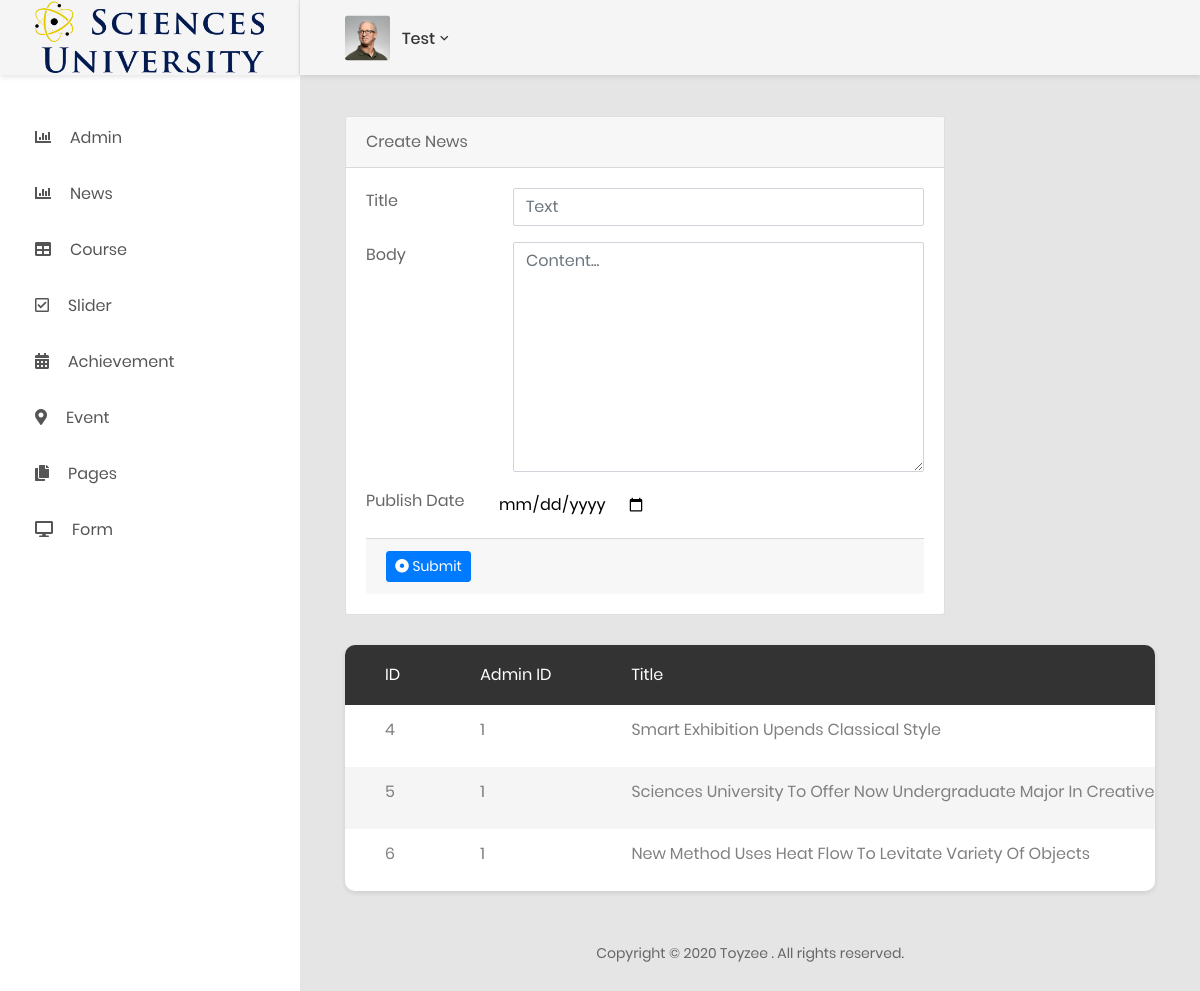
Page /Admin-Theme/news.php (signed in) on the committed database.
### tables this page shows
CREATE TABLE `logo` (
  `id` int(11) NOT NULL,
  `admin_id` int(11) NOT NULL,
  `logo_image` text NOT NULL,
  `alt_image` varchar(255) NOT NULL,
  `created_at` timestamp NOT NULL DEFAULT CURRENT_TIMESTAMP,
  `updated_at` timestamp NOT NULL DEFAULT CURRENT_TIMESTAMP
);

CREATE TABLE `news` (
  `id` int(11) NOT NULL,
  `admin_id` int(11) NOT NULL,
  `title` varchar(255) NOT NULL,
  `body` text NOT NULL,
  `published` date NOT NULL,
  `created_at` timestamp NOT NULL DEFAULT CURRENT_TIMESTAMP,
  `updated_at` timestamp NOT NULL DEFAULT CURRENT_TIMESTAMP
);

### config/dbconfig.php (called while the page is built, shortened)
<?php
class ConnectDb {
  private $host ='localhost';
  private $user ='root';
  private $pass ='123456';
  private $dbname ='Science_uni';
  private $dbh;
  private $stmt;    public function __construct(){
      $dsn = 'mysql:host='. $this->host . ';dbname='. $this->dbname.'';
      $options = array(
          PDO::ATTR_PERSISTENT => true,
          PDO::ATTR_ERRMODE    => PDO::ERRMODE_EXCEPTION
      );
      try {
          $this->dbh = new PDO($dsn, $this->user, $this->pass, $options);
      } catch(PDOException $e){
          $this->error = $e->getMessage();
      }
  }
  public function query($query){
      $this->stmt = $this->dbh->prepare($query);
  }    public function bind($param, $value, $type = null){
  }    public function execute(){
      return $this->stmt->execute();
  }    public function resultset(){
      $this->execute();
      return $this->stmt->fetchAll(PDO::FETCH_ASSOC);
  }}
?>

### entity/logo.php (called while the page is built, shortened)
<?php
include_once('../config/dbconfig.php');
class Logo extends ConnectDb {
    public function getLogo() {
        $this->query('SELECT * FROM logo');
        $this->execute();
        $row=$this->resultset();
        return $row;
    }
}
?>

### entity/news.php (called while the page is built, shortened)
<?php
include_once('../config/dbconfig.php');
class News extends ConnectDb {
    public function getNews() {
        $this->query('SELECT * FROM news');
        $this->execute();
        $row=$this->resultset();
        return $row;
    }
}
?>

### Admin-Theme/news.php (the view, shortened to what this page needs)
<?php
include('partials/header_admin.php');
?>
<?php
if(isset($_SESSION['admin']) || isset($_SESSION['superAdmin'])){
include('../entity/news.php');
$news = new News();
?>
<div class="row">
 <div class="col-lg-9">
                                <div class="card">
                                    <div class="card-header">
                                        Create News
                                    </div>
                                    <div class="card-body card-block">
                                        <form action="<?php echo htmlspecialchars($_SERVER["PHP_SELF"]);?>" method="post" onsubmit="return newsForm()" class="form-horizontal">
                                            <div class="row form-group">
                                                <div class="col col-md-3">
                                                    <label for="text-input" class=" form-control-label">Title</label>
                                                </div>
                                                <div class="col-12 col-md-9">
                                                    <input type="text" id="text-input" name="title" placeholder="Text" class="form-control" maxlength="255" required>
                                                </div>
                                            </div>
                                            <div class="row form-group">
                                                <div class="col col-md-3">
                                                    <label for="textarea-input" class=" form-control-label">Body</label>
                                                </div>
                                                <div class="col-12 col-md-9">
                                                    <textarea name="body" id="editor1" rows="9" placeholder="Content..." class="form-control"></textarea>
                                                </div>
                                            </div>
                                            <div class="row form-group">
                                                <div class="col col-md-3">
                                                    <label for="text-input" class=" form-control-label">Publish Date</label>
                                                </div>
                                                <input type="date" name="date" id="myDate" required>
                                            </div>
                                            <div class="card-footer">
                                                <button type="submit" name="create_news" class="btn btn-primary btn-sm">
                                                <i class="fa fa-dot-circle-o"></i> Submit
                                                </button>
                                            </div>
                                        </form>
                                    </div>
                                </div>
                                </div>
                                </div>
<div class="row">
                <div class="col-lg-12">
                    <div class="table-responsive table--no-card m-b-30">
                        <table class="table table-borderless table-striped table-earning">
                            <thead>
                                <tr>
                                    <th>ID</th>
                                    <th>Admin ID</th>
                                    <th>title</th>
                                </tr>
                            </thead>
                            <tbody>
                                    <?php
                                    foreach($news->getNews() as $new) {
                                        echo "<tr>";
                                        echo "<td>" . $new['id'] . "</td>";
                                        echo "<td>" . $new['admin_id'] . "</td>";
                                        echo "<td>" . $new['title'] . "</td>";
                                        echo "</tr>";
                                    }
                                    ?>
                            </tbody>
                        </table>
                    </div>
                </div>
            </div>
<?php
include('partials/footer_admin.php');
?>
<?php
} else { echo "<h1>Please Login</h1>";
}
?>

### Admin-Theme/partials/header_admin.php (shortened to what this page needs)
<?php
include('../entity/logo.php');
$logo = new Logo();
$gLogo = $logo->getLogo();
?>
<!DOCTYPE html>
<html lang="en">
<head>
    <link href="css/font-face.css" rel="stylesheet" media="all">
    <link href="vendor/font-awesome-4.7/css/font-awesome.min.css" rel="stylesheet" media="all">
    <link href="vendor/font-awesome-5/css/fontawesome-all.min.css" rel="stylesheet" media="all">
    <link href="vendor/mdi-font/css/material-design-iconic-font.min.css" rel="stylesheet" media="all">
    <link href="vendor/bootstrap-4.1/bootstrap.min.css" rel="stylesheet" media="all">
    <link href="vendor/animsition/animsition.min.css" rel="stylesheet" media="all">
    <link href="vendor/bootstrap-progressbar/bootstrap-progressbar-3.3.4.min.css" rel="stylesheet" media="all">
    <link href="vendor/wow/animate.css" rel="stylesheet" media="all">
    <link href="vendor/css-hamburgers/hamburgers.min.css" rel="stylesheet" media="all">
    <link href="vendor/slick/slick.css" rel="stylesheet" media="all">
    <link href="vendor/select2/select2.min.css" rel="stylesheet" media="all">
    <link href="vendor/perfect-scrollbar/perfect-scrollbar.css" rel="stylesheet" media="all">
    <link href="css/theme.css" rel="stylesheet" media="all">
</head>
<body class="animsition">
    <div class="page-wrapper">
        <aside class="menu-sidebar d-none d-lg-block">
            <div class="logo">
                <a href="admin.php">
                    <img src="<?php echo $gLogo[0]['logo_image']; ?>" alt="Cool Admin" />
                </a>
            </div>
            <div class="menu-sidebar__content js-scrollbar1">
                <nav class="navbar-sidebar">
                    <ul class="list-unstyled navbar__list">
                        <li class=" has-sub">
                            <a href="admin.php">
                                <i class="fas fa-chart-bar"></i>Admin</a>
                        </li>
                        <li>
                            <a href="news.php">
                                <i class="fas fa-chart-bar"></i>News</a>
                        </li>
                        <li>
                            <a href="course.php">
                                <i class="fas fa-table"></i>Course</a>
                        </li>
                        <li>
                            <a href="slider.php">
                                <i class="far fa-check-square"></i>Slider</a>
                        </li>
                        <li>
                            <a href="achievement.php">
                                <i class="fas fa-calendar-alt"></i>Achievement</a>
                        </li>
                        <li>
                            <a href="event.php">
                                <i class="fas fa-map-marker-alt"></i>Event</a>
                        </li>
                        <li class="has-sub">
                            <a class="js-arrow" href="#">
                                <i class="fas fa-copy"></i>Pages</a>
                        </li>
                        <li class="has-sub">
                            <a class="js-arrow" href="form.php">
                                <i class="fas fa-desktop"></i>Form</a>
                        </li>
                    </ul>
                </nav>
            </div>
        </aside>
        <div class="page-container">
            <header class="header-desktop">
                <div class="section__content section__content--p30">
                    <div class="container-fluid">
                        <div class="header-wrap">
                            <div class="header-button">
                                <div class="account-wrap">
                                    <div class="account-item clearfix js-item-menu">
                                        <div class="image">
                                            <img src="images/icon/avatar-01.jpg" alt="John Doe" />
                                        </div>
                                        <?php
                                        if(isset($_SESSION['admin'])) {
                                        ?>
                                        <div class="content">
                                            <a class="js-acc-btn" href="#"><?php echo $_SESSION['admin']['name']?></a>
                                        </div>
                                            <?php } ?>
                                    </div>
                                </div>
                            </div>
                        </div>
                    </div>
                </div>
            </header>
            <main>
            <div class="main-content">
    <div class="section__content section__content--p30">
        <div class="container-fluid">

### rows in the picture
logo: logo_image (picture)
news: id "4", admin "1", title "Smart Exhibition Upends Classical Style"
news: id "5", admin "1", title "Sciences University To Offer Now Undergraduate Major In Creative…"
news: id "6", admin "1", title "New Method Uses Heat Flow To Levitate Variety Of Objects"

### other values in the picture
$_SESSION['admin']['name'] "Test"
